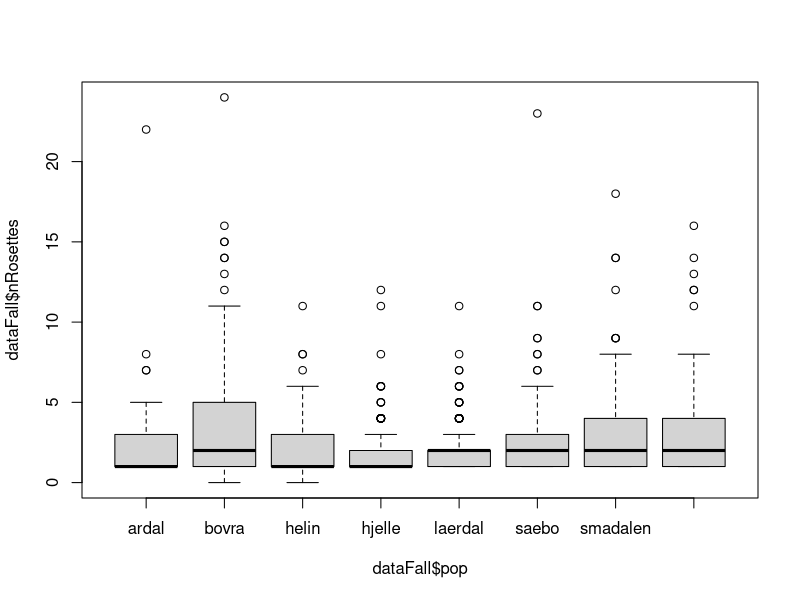
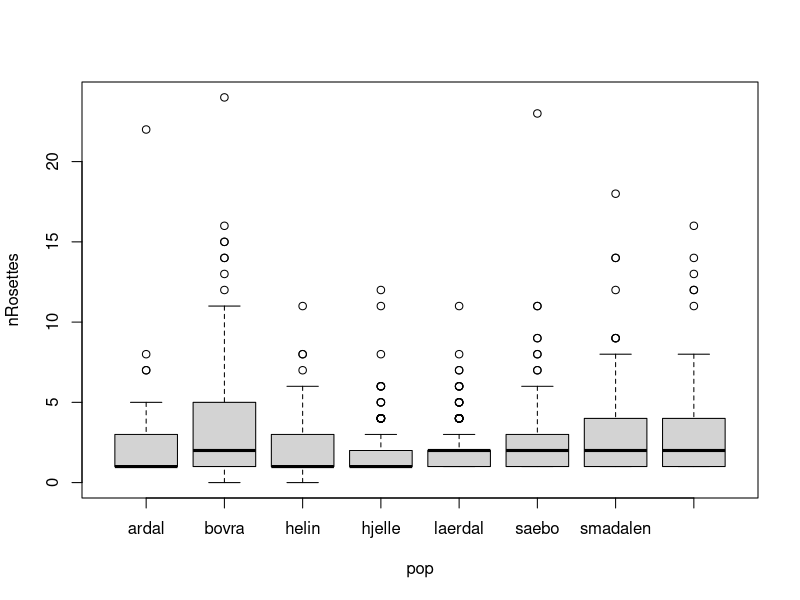
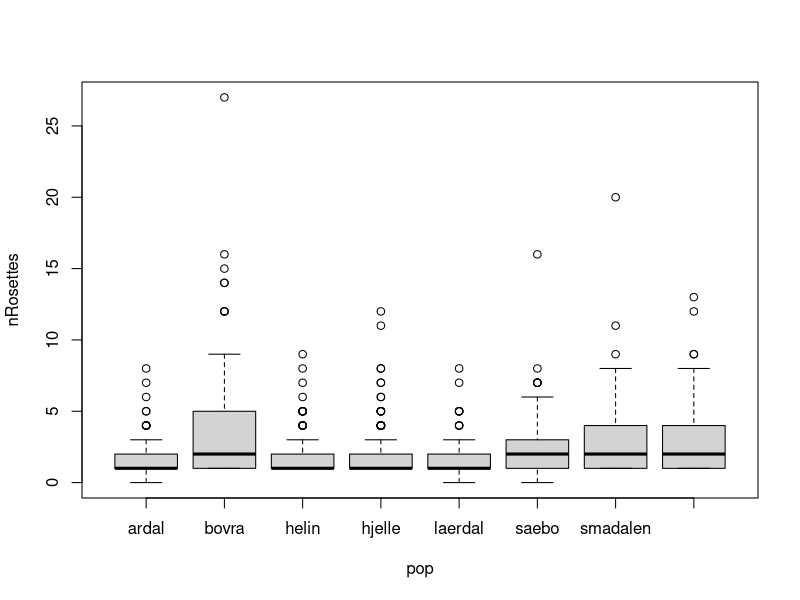
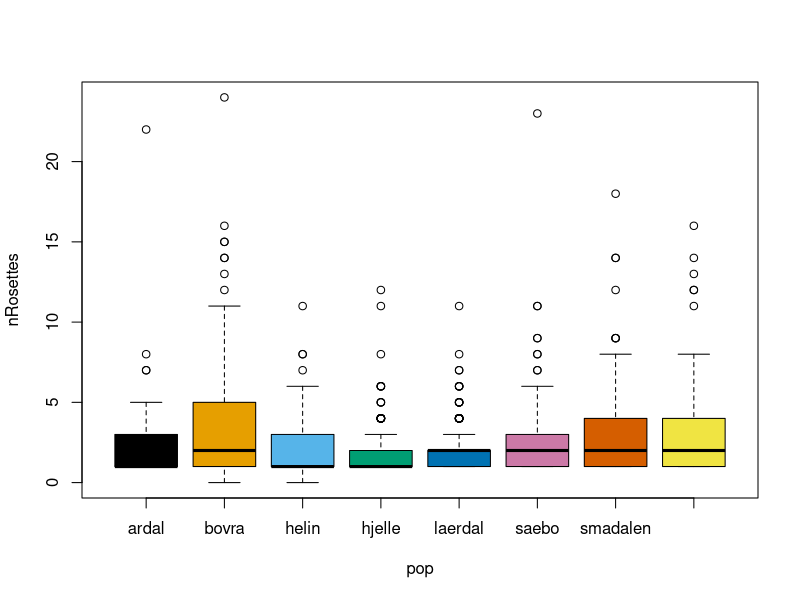
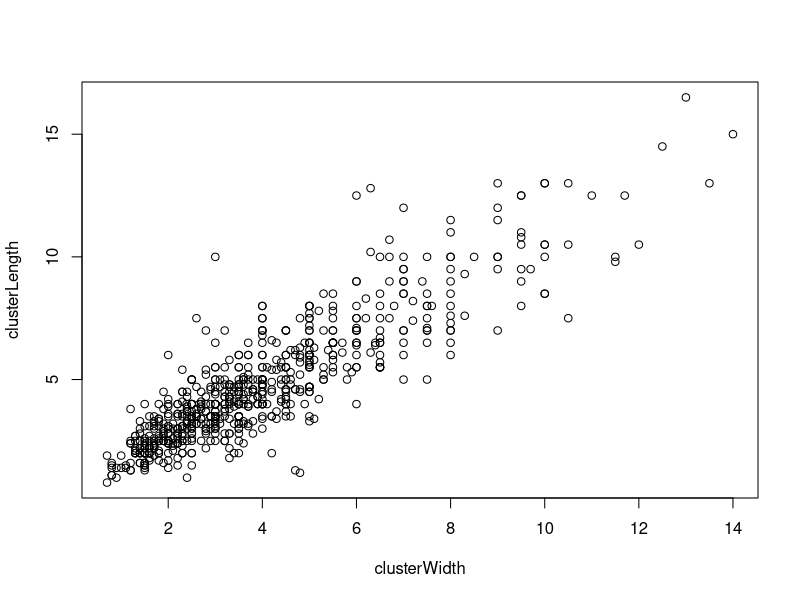
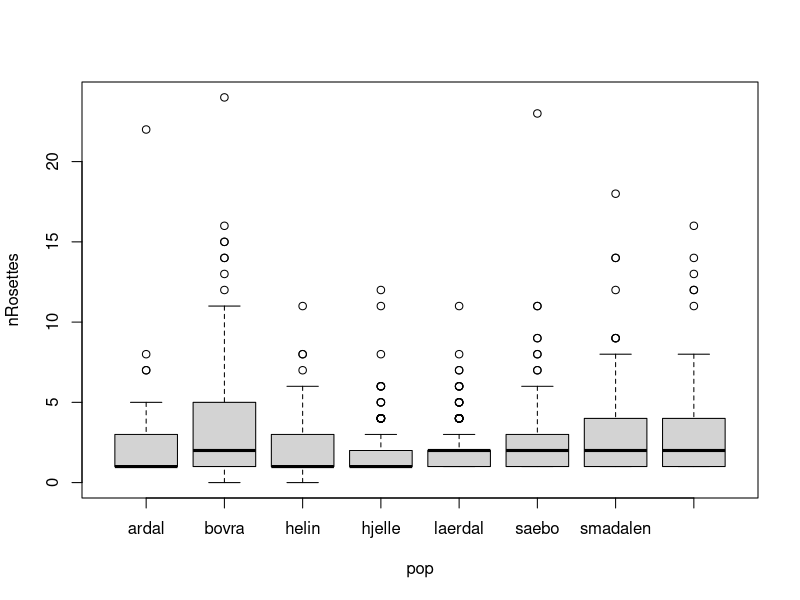
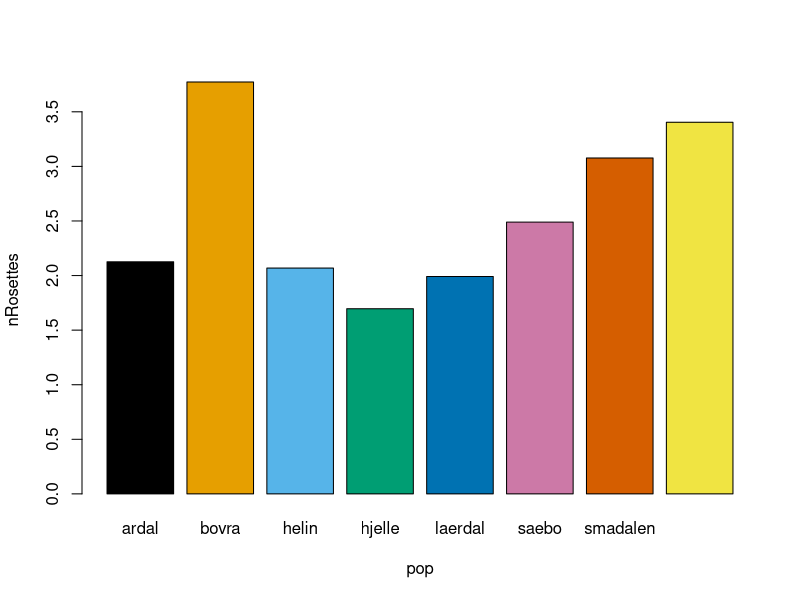
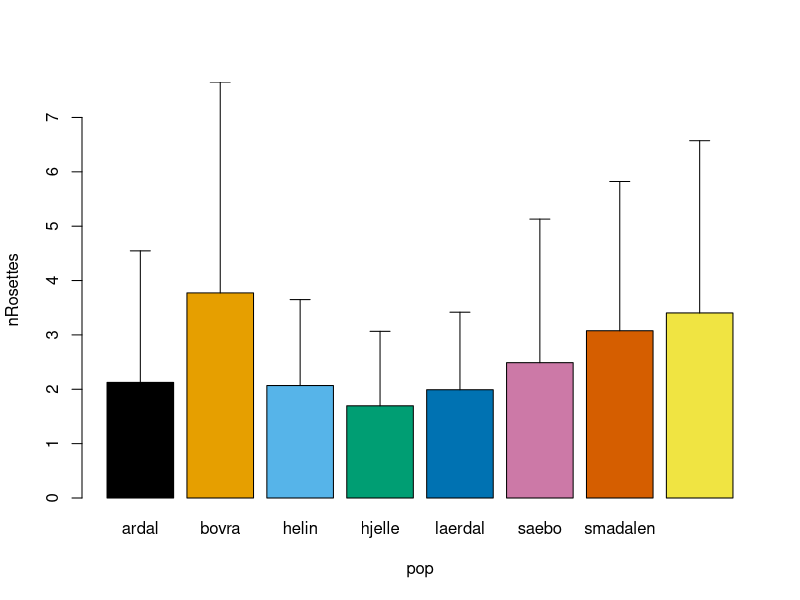

Reproduce these figures in R, in order.
rm(list=ls()) #Clear the environment
dataFall<-read.csv("data/dataFall2022.csv") #Load data
dataSpring<-read.csv("data/dataSpring2022.csv") #Load data
colorBlindBlack8  <- c("#000000", "#E69F00", "#56B4E9","#009E73",
                       "#0072B2", "#CC79A7","#D55E00","#F0E442") #My personal color scheme

dataSpring #Check data
summary(dataSpring) #Summary data
str(dataSpring) #Check if all of the columns are the right class
str(dataFall) #There is an issue with clusterWidth in the dataFall data set. 

unique(dataFall$clusterWidth) #There is one value that's 4..2 instead of 4.2

dataFall$clusterWidth[dataFall$clusterWidth=="4..2"]<-4.2 #Change it (dataFall clusterwidth for which data fall cluster width is 4..2 becomes 4.2)
dataFall$clusterWidth<-as.numeric(dataFall$clusterWidth) #Make the column numeric
str(dataFall) #Check if it is okay
class(dataFall$clusterWidth)

#Plots #################################

#Create boxplots
boxplot(dataFall$nRosettes~dataFall$pop) #number of rosettes as a function op populations

boxplot(nRosettes~pop,data=dataFall)  #Move data behind the formula, less typing!
boxplot(nRosettes~pop,data=dataSpring) #Change to the data spring data

boxplot(nRosettes~pop,data=dataFall,col=colorBlindBlack8) #Add a colour scheme to the plot

#Scatter plot
plot(clusterLength~clusterWidth,data=dataFall) #Make a scatter plot (2 different numerical variables)

#Create a barplot #######################
#Calculate the mean of the populations
boxplot(nRosettes~pop,data=dataFall)  #Move data behind the formula, less typing!
meanRosettes<-aggregate(nRosettes~pop,data=dataFall,mean) #Way of writing is the same as with the plots!!!
barplot(nRosettes~pop,data=meanRosettes,col=colorBlindBlack8)

#Add error bars 

#I WOULD NOT RECOMMED THIS IN BASIC R BUT THIS IS HOW YOU DO IT

sdRosettes<-aggregate(nRosettes~pop,dataFall,sd) #Calculate standard deviation using aggregate
meanRosettes$sd<-sdRosettes$nRosettes #Store the calculated sds as a new column in meanRosettes
base_r_barplot<-barplot(nRosettes~pop,meanRosettes, #Same formula as above
                        ylim=c(0,max(meanRosettes$nRosettes+meanRosettes$sd)), #Add space for the error bars
                         col=colorBlindBlack8) #Make colours
#This makes the error bars
arrows(x0 = base_r_barplot,  #This specifies where it starts (Takes this from the plot above)
          y0 = meanRosettes$nRosettes + meanRosettes$sd, #top of the error bar
        y1 = meanRosettes$nRosettes, #Bottom of the error bar
        angle = 90,code = 1,length = 0.1) #Some graphical parameters



#Check all variables 
colnames(dataFall) #What are the variable names again?
boxplot(nLeaves~pop,data=dataFall,col=colorBlindBlack8) #Change the y variable keep pop the same
boxplot(lengthLongestLeaf~pop,data=dataFall,col=colorBlindBlack8)
boxplot(nInfl~pop,data=dataFall,col=colorBlindBlack8)
boxplot(lengthInfl~pop,data=dataFall,col=colorBlindBlack8)


#Some quick and dirty statistics #######################################
#Note how the formula is the same as in the plots and aggregate functions!!!

aov1<-aov(nLeaves~pop,data=dataFall) #Anova (is good when you have catagorical variables as explanatory such as site or population) 
summary(aov1) #Get the anova output (is it significant???)


plot(clusterLength~clusterWidth,data=dataFall) #For scatterplots (numerical x numerical data I recommend lms)
lm1<-lm(clusterLength~clusterWidth,data=dataFall) #
summary(lm1)



##Bonus ########################

#add colours to a scatter plot

dataFall$colour<-"black" #Make a new column that is black
dataFall$colour[dataFall$pop=="ardal"]<-"red" #For each population add a colour
dataFall$colour[dataFall$pop=="laerdal"]<-"blue" #etc...
plot(clusterLength~clusterWidth,data=dataFall,col=colour)


#One liner that I thought of later in the day! To make a column

dataFall$colourOneLiner<-factor(dataFall$pop,labels = colorBlindBlack8) #Changes the character in to a factor
#Then labels all of the different levels using the colourscheme I had.
plot(clusterLength~clusterWidth,data=dataFall,col=colourOneLiner) #Make the pretty plot with the different colours
